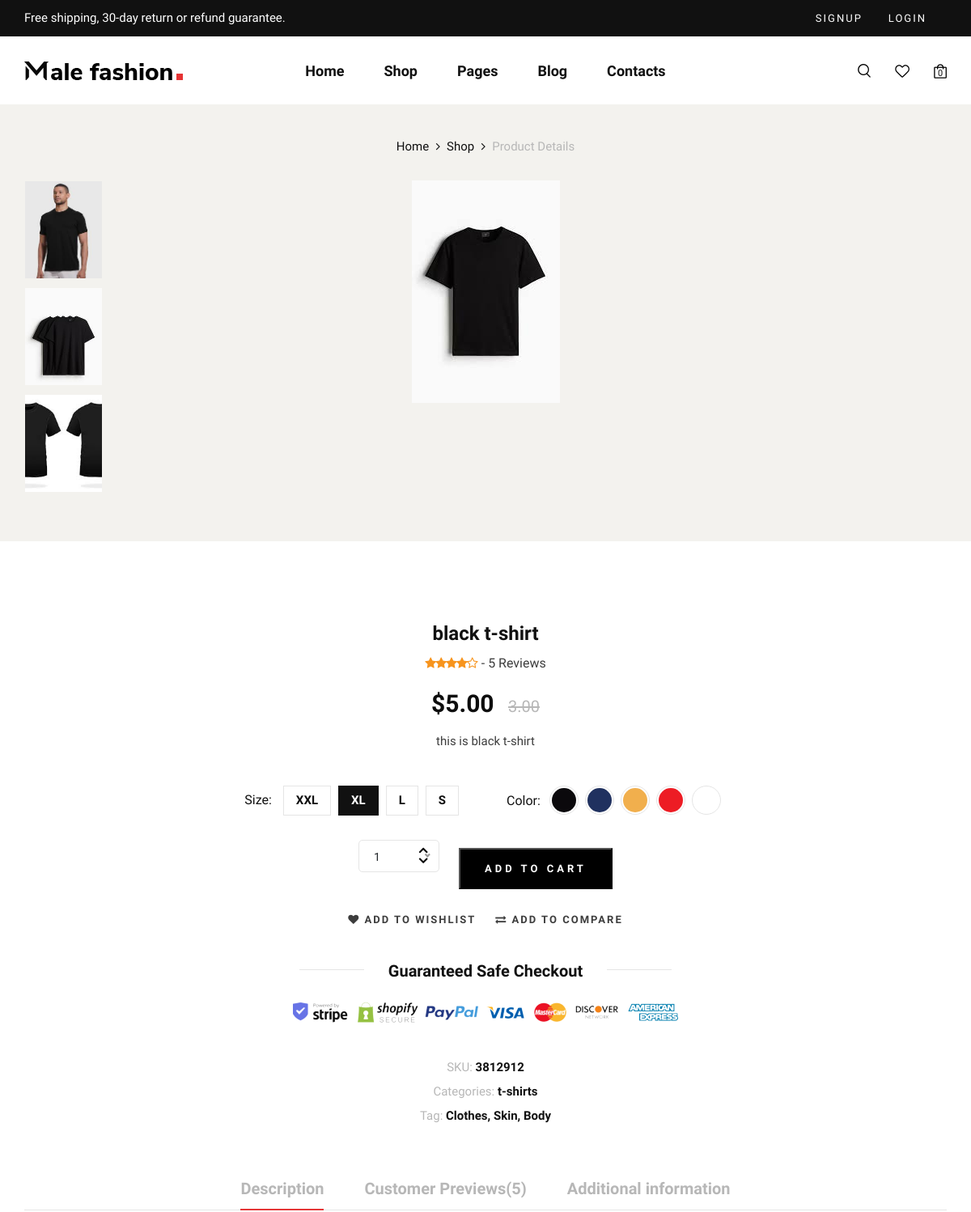
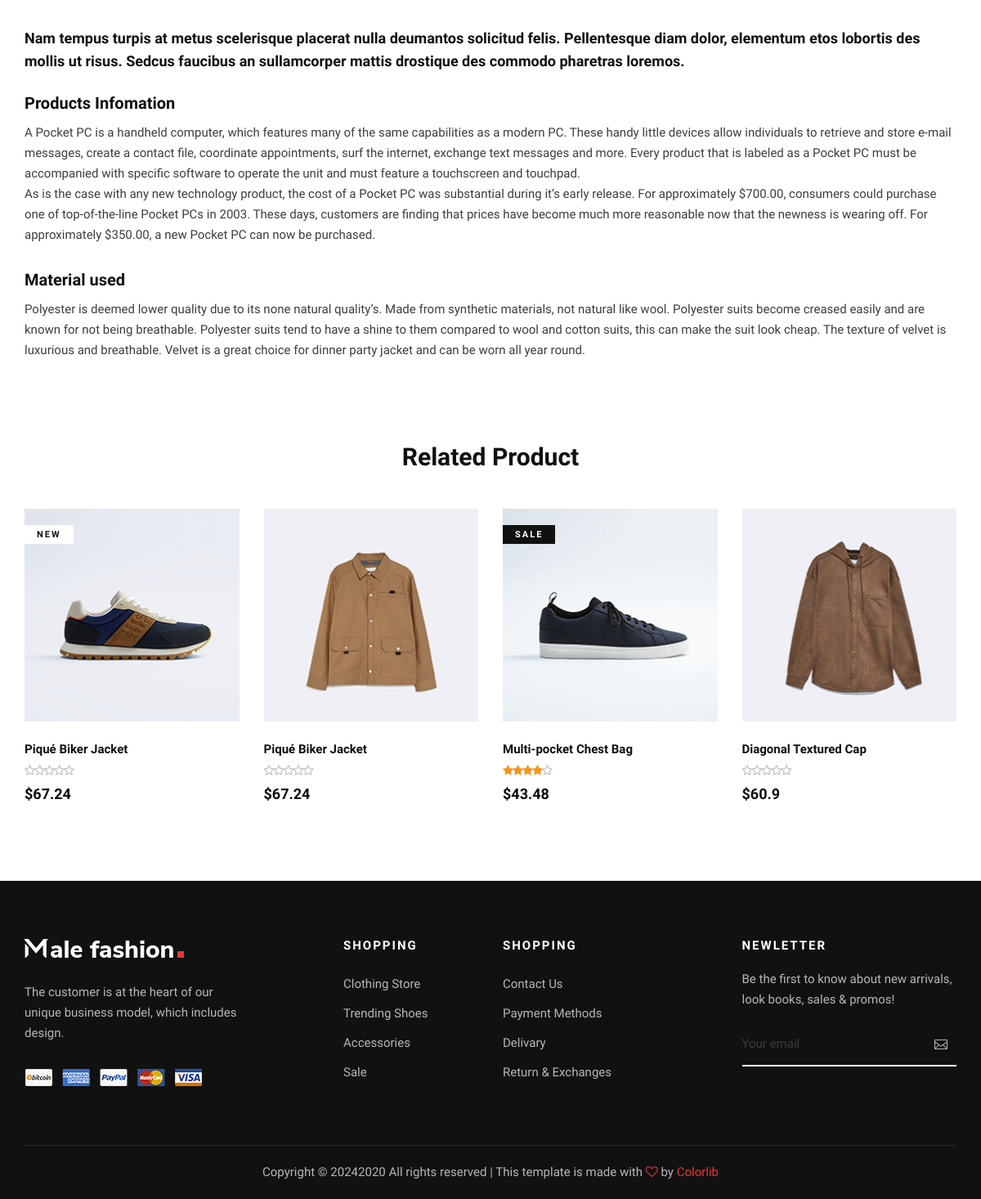
The page /product_list/black-t-shirt on the database its author committed (2 pictures, top to bottom).
### pages/models.py (models this page shows, shortened)
class Product_image(models.Model):
    IMproduct_name=models.ForeignKey('Product',verbose_name=_('product name'), on_delete=models.CASCADE)
    IMimage_product=models.ImageField(upload_to='product_detail/%y/%m/%d',verbose_name=_('product images'))
    class Meta:
        verbose_name = 'Image'
        verbose_name_plural = 'Images'

class Product(models.Model):
    PRDname=models.CharField(max_length=200,verbose_name=_('product name'))
    PRDcategory=models.ForeignKey('Category',verbose_name=_('product category'),blank=True, null=True,on_delete=models.CASCADE)
    PRDbrand=models.ForeignKey('settings.Brand',verbose_name=_('product brand'),on_delete=models.CASCADE , blank=True, null=True)
    PRDbase_productimage=models.ImageField(upload_to='products/%y/%m/%d' , verbose_name=_('product image'))
    PRDdescription=models.TextField(max_length=500,verbose_name=_('product description'))
    PRDprice=models.DecimalField(max_digits=5,decimal_places=2,verbose_name=_('product price'))
    PRDdiscountprice=models.DecimalField(max_digits=5,decimal_places=2,blank=True, null=True, verbose_name=_('product offer'))
    PRDisnew=models.BooleanField(blank=True, null=True,verbose_name=_('is new product'))
    PRDcreated=models.DateTimeField(verbose_name=_('product created'))
    PRDbestsellers=models.BooleanField(default=False,verbose_name=_('best sellesrs'))
    PRDnewarrivals=models.BooleanField(default=False,verbose_name=_('new arrivals'))
    PRDhotsales=models.BooleanField(default=False,verbose_name=_('hot sales'))
    slug=models.SlugField(blank=True, null=True)
    class Meta:
        verbose_name = 'Product'
        verbose_name_plural = 'Products'

class Category(models.Model):
    CATname=models.CharField(max_length=200,verbose_name=_('category name'))
    CATparent=models.ForeignKey('self',limit_choices_to={'CATparent__isnull':True},blank=True, null=True,verbose_name=_('parent category'),on_delete=models.CASCADE)
    class Meta:
        verbose_name = 'Category'
        verbose_name_plural = 'Categories'
    def __str__(self):
        return self.CATname

### pages/views.py (the view)
# urls.py: path('<str:slug>',views.product_detail,name="product_detail"),
def product_detail(request,slug):
    product_detail=Product.objects.get(slug=slug)
    product_image=Product_image.objects.filter(IMproduct_name=product_detail)
    context={
        'product_detail':product_detail,
        'product_image':product_image,
    }
    return render(request,'pages/product_detail.html',context)

### cart/cart.py (called while the page is built)
    def __len__(self):
        return len(self.cart)

### cart/context_processors.py (called while the page is built)
def cart(request):
    return{'cart':Cart(request)}

### templates/pages/product_detail.html (shortened to what this page needs)
{% extends 'base.html' %}
{% load static %}
{% block content %}
    <section class="shop-details">
        <div class="product__details__pic">
            <div class="container">
                <div class="row">
                    <div class="col-lg-12">
                        <div class="product__details__breadcrumb">
                            <a href="./index.html">Home</a>
                            <a href="./shop.html">Shop</a>
                            <span>Product Details</span>
                        </div>
                    </div>
                </div>
                <div class="row">
                    <div class="col-lg-3 col-md-3">
                        <ul class="nav nav-tabs" role="tablist">
                            {% for product_image in product_image %}
                            <li class="nav-item">
                                <a class="nav-link active" data-toggle="tab" href="#tabs-1" role="tab">
                                    <div class="product__thumb__pic set-bg" data-setbg="{{product_image.IMimage_product.url}}">
                                    </div>
                                </a>
                            </li>
                            {% endfor %}
                        </ul>
                    </div>
                    <div class="col-lg-6 col-md-9">
                        <div class="tab-content">
                            <div class="tab-pane active" id="tabs-1" role="tabpanel">
                                <div class="product__details__pic__item">
                                    <img src="{{product_detail.PRDbase_productimage.url}}" alt="">
                                </div>
                            </div>
                        </div>
                    </div>
                </div>
            </div>
        </div>
        {% if product_detail.PRDdiscountprice %}
        <div class="product__details__content">
            <div class="container">
                <div class="row d-flex justify-content-center">
                    <div class="col-lg-8">
                        <div class="product__details__text">
                            <h4>{{product_detail.PRDname}}</h4>
                            <div class="rating">
                                <i class="fa fa-star"></i>
                                <i class="fa fa-star"></i>
                                <i class="fa fa-star"></i>
                                <i class="fa fa-star"></i>
                                <i class="fa fa-star-o"></i>
                                <span> - 5 Reviews</span>
                            </div>
                            <h3>${{product_detail.PRDdiscountprice}} <span>{{product_detail.PRDprice}}</span></h3>
                            <p>{{product_detail.PRDdescription}}
                            </p>
                            <div class="product__details__option">
                                <div class="product__details__option__size">
                                    <span>Size:</span>
                                    <label for="xxl">xxl
                                    </label>
                                    <label class="active" for="xl">xl
                                    </label>
                                    <label for="l">l
                                    </label>
                                    <label for="sm">s
                                    </label>
                                </div>
                                <div class="product__details__option__color">
                                    <span>Color:</span>
                                    <label class="c-1" for="sp-1">
                                    </label>
                                    <label class="c-2" for="sp-2">
                                    </label>
                                    <label class="c-3" for="sp-3">
                                    </label>
                                    <label class="c-4" for="sp-4">
                                    </label>
                                    <label class="c-9" for="sp-9">
                                    </label>
                                </div>
                            </div>
                            <div class="product__details__cart__option">
                                <div class="quantity">
                                </div>
                                <button class="primary-btn" value="{{product_detail.id}}" id="add-cart">add to cart</button>
                            </div>
                            <div class="product__details__btns__option">
                                <a href="#"><i class="fa fa-heart"></i> add to wishlist</a>
                                <a href=""><i class="fa fa-exchange"></i> Add To Compare</a>
                            </div>
                            <div class="product__details__last__option">
                                <h5><span>Guaranteed Safe Checkout</span></h5>
                                <img src="img/shop-details/details-payment.png" alt="">
                                <ul>
                                    <li><span>SKU:</span> 3812912</li>
                                    <li><span>Categories:</span> {{product_detail.PRDcategory}}</li>
                                    <li><span>Tag:</span> Clothes, Skin, Body</li>
                                </ul>
                            </div>
                        </div>
                    </div>
                </div>
                <div class="row">
                    <div class="col-lg-12">
                        <div class="product__details__tab">
                            <ul class="nav nav-tabs" role="tablist">
                                <li class="nav-item">
                                    <a class="nav-link active" data-toggle="tab" href="#tabs-5"
                                    role="tab">Description</a>
                                </li>
                                <li class="nav-item">
                                    <a class="nav-link" data-toggle="tab" href="#tabs-6" role="tab">Customer
                                    Previews(5)</a>
                                </li>
                                <li class="nav-item">
                                    <a class="nav-link" data-toggle="tab" href="#tabs-7" role="tab">Additional
                                    information</a>
                                </li>
                            </ul>
                            <div class="tab-content">
                                <div class="tab-pane active" id="tabs-5" role="tabpanel">
                                    <div class="product__details__tab__content">
                                        <p class="note">Nam tempus turpis at metus scelerisque placerat nulla deumantos
                                            solicitud felis. Pellentesque diam dolor, elementum etos lobortis des mollis
                                            ut risus. Sedcus faucibus an sullamcorper mattis drostique des commodo
                                        pharetras loremos.</p>
                                        <div class="product__details__tab__content__item">
                                            <h5>Products Infomation</h5>
                                            <p>A Pocket PC is a handheld computer, which features many of the same
                                                capabilities as a modern PC. These handy little devices allow
                                                individuals to retrieve and store e-mail messages, create a contact
                                                file, coordinate appointments, surf the internet, exchange text messages
                                                and more. Every product that is labeled as a Pocket PC must be
                                                accompanied with specific software to operate the unit and must feature
                                            a touchscreen and touchpad.</p>
                                            <p>As is the case with any new technology product, the cost of a Pocket PC
                                                was substantial during it’s early release. For approximately $700.00,
                                                consumers could purchase one of top-of-the-line Pocket PCs in 2003.
                                                These days, customers are finding that prices have become much more
                                                reasonable now that the newness is wearing off. For approximately
                                            $350.00, a new Pocket PC can now be purchased.</p>
                                        </div>
                                        <div class="product__details__tab__content__item">
                                            <h5>Material used</h5>
                                            <p>Polyester is deemed lower quality due to its none natural quality’s. Made
                                                from synthetic materials, not natural like wool. Polyester suits become
                                                creased easily and are known for not being breathable. Polyester suits
                                                tend to have a shine to them compared to wool and cotton suits, this can
                                                make the suit look cheap. The texture of velvet is luxurious and
                                                breathable. Velvet is a great choice for dinner party jacket and can be
                                            worn all year round.</p>
                                        </div>
                                    </div>
                                </div>
                            </div>
                        </div>
                    </div>
                </div>
            </div>
        </div>
        {% endif %}
    </section>
    <section class="related spad">
        <div class="container">
            <div class="row">
                <div class="col-lg-12">
                    <h3 class="related-title">Related Product</h3>
                </div>
            </div>
            <div class="row">
                <div class="col-lg-3 col-md-6 col-sm-6 col-sm-6">
                    <div class="product__item">
                        <div class="product__item__pic set-bg" data-setbg="img/product/product-1.jpg">
                            <span class="label">New</span>
                        </div>
                        <div class="product__item__text">
                            <h6>Piqué Biker Jacket</h6>
                            <div class="rating">
                                <i class="fa fa-star-o"></i>
                                <i class="fa fa-star-o"></i>
                                <i class="fa fa-star-o"></i>
                                <i class="fa fa-star-o"></i>
                                <i class="fa fa-star-o"></i>
                            </div>
                            <h5>$67.24</h5>
                        </div>
                    </div>
                </div>
                <div class="col-lg-3 col-md-6 col-sm-6 col-sm-6">
                    <div class="product__item">
                        <div class="product__item__pic set-bg" data-setbg="img/product/product-2.jpg">
                        </div>
                        <div class="product__item__text">
                            <h6>Piqué Biker Jacket</h6>
                            <div class="rating">
                                <i class="fa fa-star-o"></i>
                                <i class="fa fa-star-o"></i>
                                <i class="fa fa-star-o"></i>
                                <i class="fa fa-star-o"></i>
                                <i class="fa fa-star-o"></i>
                            </div>
                            <h5>$67.24</h5>
                        </div>
                    </div>
                </div>
                <div class="col-lg-3 col-md-6 col-sm-6 col-sm-6">
                    <div class="product__item sale">
                        <div class="product__item__pic set-bg" data-setbg="img/product/product-3.jpg">
                            <span class="label">Sale</span>
                        </div>
                        <div class="product__item__text">
                            <h6>Multi-pocket Chest Bag</h6>
                            <div class="rating">
                                <i class="fa fa-star"></i>
                                <i class="fa fa-star"></i>
                                <i class="fa fa-star"></i>
                                <i class="fa fa-star"></i>
                                <i class="fa fa-star-o"></i>
                            </div>
                            <h5>$43.48</h5>
                        </div>
                    </div>
                </div>
                <div class="col-lg-3 col-md-6 col-sm-6 col-sm-6">
                    <div class="product__item">
                        <div class="product__item__pic set-bg" data-setbg="img/product/product-4.jpg">
                        </div>
                        <div class="product__item__text">
                            <h6>Diagonal Textured Cap</h6>
                            <div class="rating">
                                <i class="fa fa-star-o"></i>
                                <i class="fa fa-star-o"></i>
                                <i class="fa fa-star-o"></i>
                                <i class="fa fa-star-o"></i>
                                <i class="fa fa-star-o"></i>
                            </div>
                            <h5>$60.9</h5>
                        </div>
                    </div>
                </div>
            </div>
        </div>
    </section>
{% endblock content %}

### rows shown on the page
Product_image: shows a picture
Product_image: shows a picture
Product_image: shows a picture
Product: PRDbase_productimage (picture), PRDname "black t-shirt", PRDdiscountprice "5.00", PRDprice "3.00", PRDdescription "this is black t-shirt", PRDcategory "t-shirts"

### other values the page prints
{{ cart|length }} "0"
